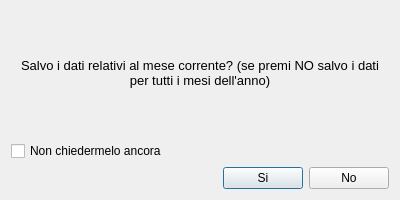
<?xml version="1.0" encoding="UTF-8"?>
<ui version="4.0">
 <class>Ask</class>
 <widget class="QDialog" name="Ask">
  <property name="geometry">
   <rect>
    <x>0</x>
    <y>0</y>
    <width>400</width>
    <height>200</height>
   </rect>
  </property>
  <property name="sizePolicy">
   <sizepolicy hsizetype="Minimum" vsizetype="Minimum">
    <horstretch>0</horstretch>
    <verstretch>0</verstretch>
   </sizepolicy>
  </property>
  <property name="minimumSize">
   <size>
    <width>400</width>
    <height>200</height>
   </size>
  </property>
  <property name="maximumSize">
   <size>
    <width>400</width>
    <height>200</height>
   </size>
  </property>
  <property name="windowTitle">
   <string>Salvataggio carichi elettrici</string>
  </property>
  <property name="windowIcon">
   <iconset resource="resource.qrc">
    <normaloff>:/images/save.png</normaloff>:/images/save.png</iconset>
  </property>
  <layout class="QGridLayout" name="gridLayout">
   <item row="0" column="0">
    <spacer name="verticalSpacer_2">
     <property name="orientation">
      <enum>Qt::Vertical</enum>
     </property>
     <property name="sizeHint" stdset="0">
      <size>
       <width>20</width>
       <height>45</height>
      </size>
     </property>
    </spacer>
   </item>
   <item row="1" column="0" colspan="4">
    <widget class="QLabel" name="label">
     <property name="text">
      <string>&lt;!DOCTYPE HTML PUBLIC &quot;-//W3C//DTD HTML 4.0//EN&quot; &quot;http://www.w3.org/TR/REC-html40/strict.dtd&quot;&gt;
&lt;html&gt;&lt;head&gt;&lt;meta name=&quot;qrichtext&quot; content=&quot;1&quot; /&gt;&lt;style type=&quot;text/css&quot;&gt;
p, li { white-space: pre-wrap; }
&lt;/style&gt;&lt;/head&gt;&lt;body style=&quot; font-family:'Sans Serif'; font-size:10pt; font-weight:400; font-style:normal;&quot;&gt;
&lt;p align=&quot;center&quot; style=&quot; margin-top:0px; margin-bottom:0px; margin-left:0px; margin-right:0px; -qt-block-indent:0; text-indent:0px;&quot;&gt;Salvo i dati relativi al mese corrente? (se premi NO salvo i dati per tutti i mesi dell'anno)&lt;/p&gt;&lt;/body&gt;&lt;/html&gt;</string>
     </property>
     <property name="wordWrap">
      <bool>true</bool>
     </property>
    </widget>
   </item>
   <item row="2" column="0">
    <spacer name="verticalSpacer">
     <property name="orientation">
      <enum>Qt::Vertical</enum>
     </property>
     <property name="sizeHint" stdset="0">
      <size>
       <width>20</width>
       <height>45</height>
      </size>
     </property>
    </spacer>
   </item>
   <item row="3" column="0" colspan="2">
    <widget class="QCheckBox" name="checkNoMore">
     <property name="text">
      <string>Non chiedermelo ancora</string>
     </property>
    </widget>
   </item>
   <item row="4" column="1">
    <spacer name="horizontalSpacer">
     <property name="orientation">
      <enum>Qt::Horizontal</enum>
     </property>
     <property name="sizeHint" stdset="0">
      <size>
       <width>263</width>
       <height>20</height>
      </size>
     </property>
    </spacer>
   </item>
   <item row="4" column="2">
    <widget class="QPushButton" name="pushYes">
     <property name="text">
      <string>Si</string>
     </property>
    </widget>
   </item>
   <item row="4" column="3">
    <widget class="QPushButton" name="pushNo">
     <property name="text">
      <string>No</string>
     </property>
    </widget>
   </item>
  </layout>
 </widget>
 <resources>
  <include location="resource.qrc"/>
 </resources>
 <connections/>
</ui>
